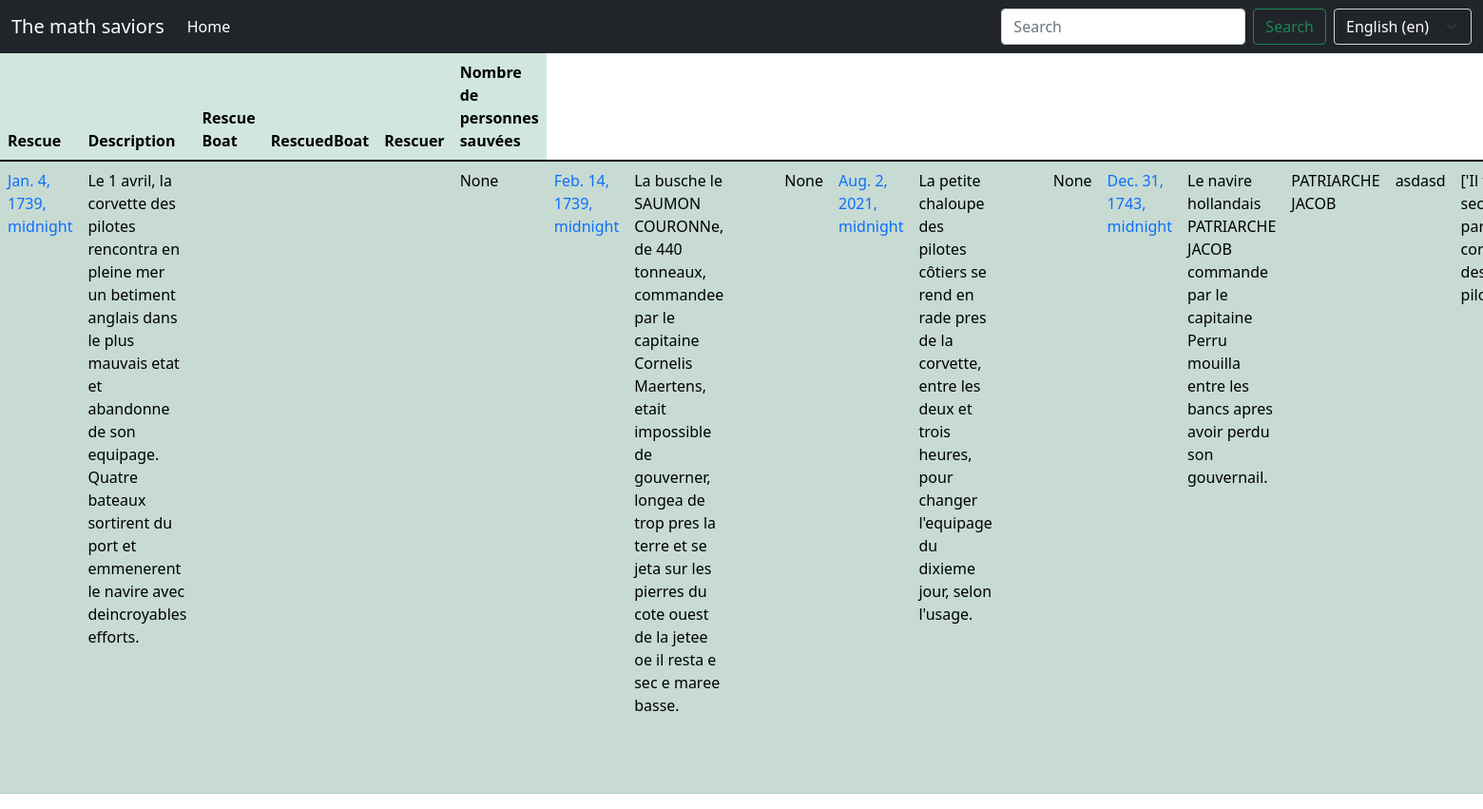
Screenshot of /rescue_list/ with the database file from the repository.
### base_app/models.py (models this page shows, shortened)
class Rescue(models.Model):
    has_been_published = models.BooleanField(verbose_name=_("has been published"))
    rescue_boats = models.ManyToManyField(RescueBoat, verbose_name=_("rescue boats"))
    rescued_boats = models.ManyToManyField(RescuedBoat, verbose_name=_("rescued boats"), null=True)
    rescuers = models.ManyToManyField(Rescuer, verbose_name=_('rescuers'), null=True)
    rescue_date = models.DateTimeField(verbose_name=_("rescue date"))
    number_of_saved_people = models.IntegerField(verbose_name=_("number of saved people"), null=True)
    description = models.TextField(verbose_name=_("description"), null=True)

class RescueBoat(models.Model):
    has_been_published = models.BooleanField(verbose_name=_("has been published"))
    name = models.CharField(max_length=100, verbose_name=_("name"))
    id_plate = models.CharField(max_length=100, verbose_name=_('id plate'), null=True)
    start_date = models.DateTimeField(verbose_name=_('start date'), null=True)

class RescuedBoat(models.Model):
    has_been_published = models.BooleanField(verbose_name=_("has been published"))
    name = models.CharField(max_length=100, verbose_name=_("name"))
    id_plate = models.CharField(max_length=100, verbose_name=_('id_plate'), null=True)

class Rescuer(models.Model):
    has_been_published = models.BooleanField(verbose_name=_("has been published"))
    first_name = models.CharField(max_length=100, verbose_name=_("first name"))
    last_name = models.CharField(max_length=100, verbose_name=_("last name"))
    description = models.TextField(max_length=1000, verbose_name=_("description"), null=True)
    medals = models.ManyToManyField(MedalOfHonor, verbose_name=_("medals of honor"), null=True)
    birth_date = models.DateTimeField(verbose_name=_("birth date"), null=True)
    death_date = models.DateTimeField(verbose_name=_("death date"), null=True)

### base_app/views.py (the view)
# urls.py: path('rescue_list/', views.RescueListView.as_view(), name="rescue_list"),
class RescueListView(ListView):
    model = models.Rescue
    template_name = 'list_views/rescue_list.html'

### base_app/templates/list_views/rescue_list.html
{% extends 'base.html' %}
{% block content %}
    <table class="table table-success  table-striped">
    <thead>
    <tr>
      <th>Rescue</th>
      <th>Description</th>
        <th>Rescue Boat</th>
        <th>RescuedBoat</th>
        <th>Rescuer</th>
        <th>Nombre de personnes sauvées</th>
    </tr>
  </thead>
  <tbody>
  {% if object_list %}
    <tr>
        {% for rescue in object_list %}
            <td>
            <a class="text-decoration-none "href="{% url 'base_app:rescue_detail' pk=rescue.pk  %} ">{{ rescue.rescue_date }}</a>
            </td>
           <td>
               {{ rescue.description }}
           </td>
            <td>{% for r in rescue.rescue_boats.all %}
                {{ r.name }}
            {% endfor %}</td>
            <td>{% for r in rescue.rescued_boats.all %}
                {{ r.name }}
            {% endfor %}</td>
            <td>{% for r in rescue.rescuers.all %}
                {{ r.first_name }}
            {% endfor %}</td>
            <td>{{ rescue.number_of_saved_people }}</td>
        {% endfor %}
    </tr>
   {% else %}
        <p>There are no rescue in the library.</p>
    {% endif %}
  </tbody>
    </table>
{% endblock %}

### rows the page displays
Rescue: rescue_date "Jan. 4, 1739, midnight", description "Le 1 avril, la corvette des pilotes rencontra en pleine mer un betiment anglais dans le plus mauvais etat et abandonne de son equipage. Quatre bateaux sortirent du port et emmenerent le navire avec deincroyables efforts.", number_of_saved_people "None"
Rescue: rescue_date "Feb. 14, 1739, midnight", description "La busche le SAUMON COURONNe, de 440 tonneaux, commandee par le capitaine Cornelis Maertens, etait impossible de gouverner, longea de trop pres la terre et se jeta sur les pierres du cote ouest de la jetee oe il resta e sec e maree basse.", number_of_saved_people "None"
Rescue: rescue_date "Aug. 2, 2021, midnight", description "La petite chaloupe des pilotes côtiers se rend en rade pres de la corvette, entre les deux et trois heures, pour changer l'equipage du dixieme jour, selon l'usage.", number_of_saved_people "None"
Rescue: rescue_date "Dec. 31, 1743, midnight", description "Le navire hollandais PATRIARCHE JACOB commande par le capitaine Perru mouilla entre les bancs apres avoir perdu son gouvernail."
RescueBoat: name "PATRIARCHE JACOB"
RescuedBoat: name "asdasd"
Rescuer: first_name "['Il…"

### other values shown
form field language "English (en)"
